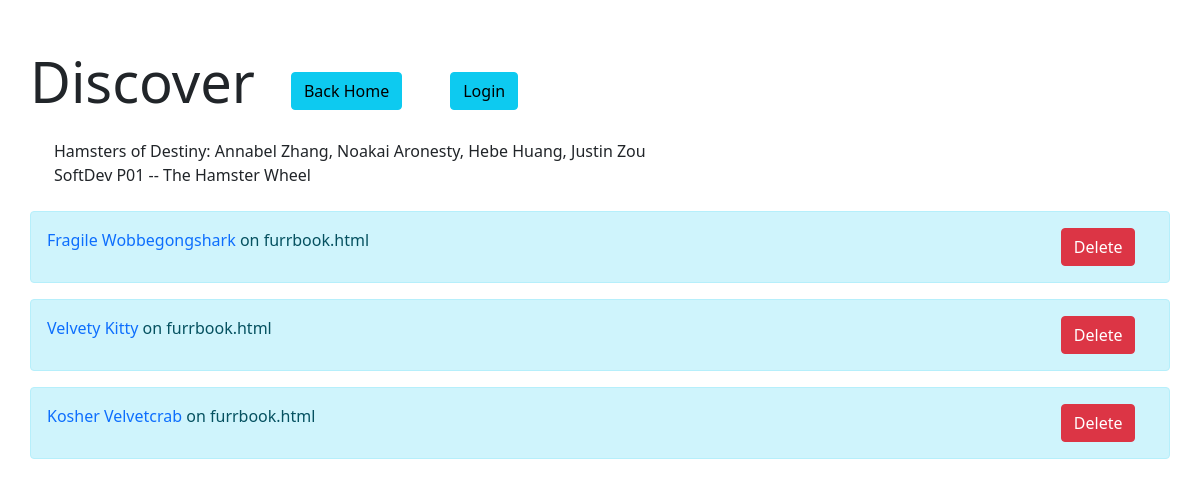
The page /discover on the database as committed earlier.
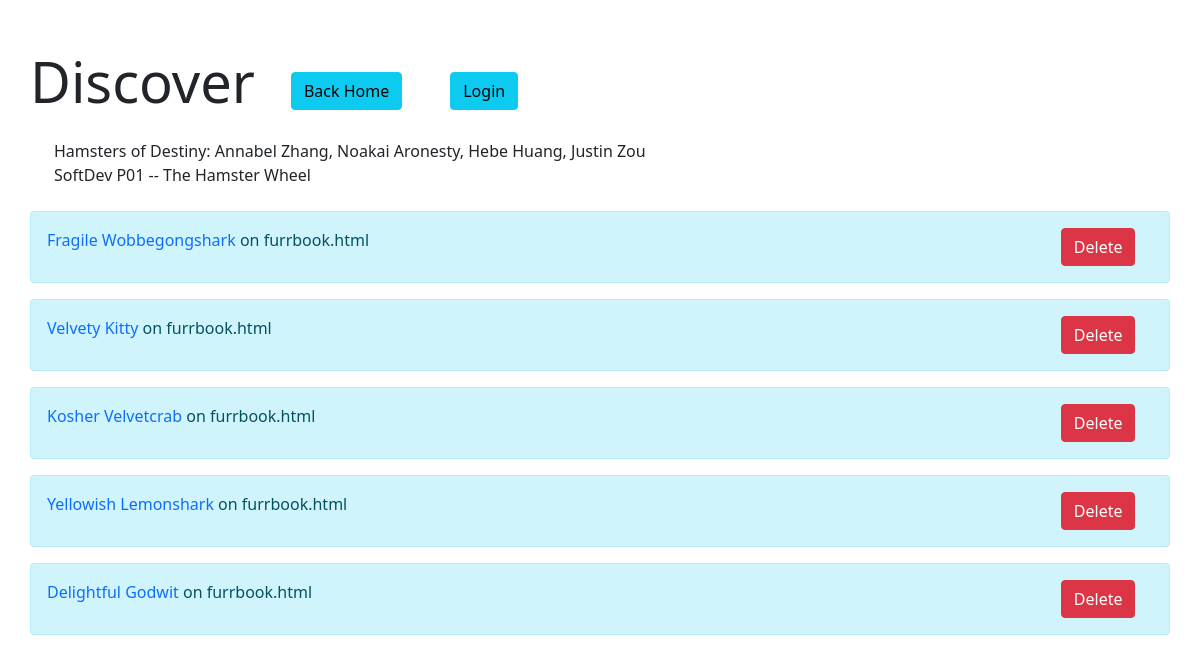
The same page on the database as committed later.
### tables this page shows
CREATE TABLE profiles (pid INTEGER, name TEXT, username TEXT, template TEXT, pfp TEXT, banner TEXT, adjective TEXT, animal TEXT, joke TEXT, catFact TEXT, weatherFact TEXT, meme1 TEXT, meme2 TEXT, age TEXT, location TEXT, genre TEXT, date TEXT, year TEXT);

### __init__.py (the view)
@app.route("/discover", methods=['GET', 'POST'])
def discover():
    try:
        discoverList = []
        db = sqlite3.connect(DB_FILE)
        c = db.cursor()
        query = c.execute('SELECT name, template FROM profiles')
        convert = list(query) #turns tuple into list
    except:
        return render_template("home.html")
    return render_template("discover.html", list=convert)

### templates/discover.html (shortened to what this page needs)
<!DOCTYPE html>
<html lang="en" dir="ltr">
<head>
    <link href="https://cdn.jsdelivr.net/npm/bootstrap@5.1.3/dist/css/bootstrap.min.css" rel="stylesheet"
>
    <link href="../static/css/dtStyle.css" rel="stylesheet">
</head>
<body id="top">
<br>
<div class="container pt-4 pb-3 rounded">
    <div class="row row-cols-auto">
        <div class="col p-0">
            <h1 class="fw-light display-4" id="title">Discover</h1>
        </div>
        <div class="col pt-4">
            <div class="container">
                <form action="/" method='GET'>
                    <button type="submit" class="btn btn-info" formaction="/">Back Home</button>
                </form>
            </div>
        </div>
        <div class="col pt-4">
            {% if session['username'] %}
            <form action="/logout" method='GET'>
                <button type="submit" class="btn btn-danger" formaction="/logout">Logout</button>
            </form>
            {% else %}
            <form action="/login" method='GET'>
                <button type="submit" class="btn btn-info" formaction="/login">Login</button>
            </form>
            {% endif %}
        </div>
    </div>
</div>
<div class="container p-4 pt-0 rounded">
    Hamsters of Destiny: Annabel Zhang, Noakai Aronesty, Hebe Huang, Justin Zou<br>
    SoftDev P01 -- The Hamster Wheel<br>
</div>
{% set USERNAME = 0 %}
{% set TEMPLATE = 1 %}
{% for user in list %}
<div class="container user-container alert alert-info">
    <div class="row p-0 m-0">
        <div class="col-11 p-0 m-0">
            <a class="profile" style="text-decoration: none;" href="/{{user[USERNAME]}}"> {{user[USERNAME]}}</a> on
            <span class="template"> {{user[TEMPLATE]}} </span>
        </div>
        <div class="col p-0 m-0">
            <form action="/deleteprofile" method='POST'
                  onsubmit="return confirm('Are you sure you want to delete &quot;{{user[USERNAME]}}&quot;?');">
                <button type="submit" class="btn btn-danger">Delete</button>
            </form>
        </div>
    </div>
</div>
{% endfor %}
</body>
</html>

### static/css/dtStyle.css (style rules this page uses)
form { display: inline; }

Rows that differ between the two databases and show on the page:
added profiles: name "Yellowish Lemonshark", template "furrbook.html"
added profiles: name "Delightful Godwit", template "furrbook.html"
